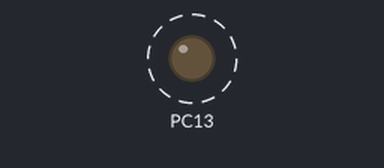
Recording of a program running on a simulated STM32 Black Pill. Parts: output pins drawn as LEDs (lit = HIGH). Dashed ring = blinking. What the program prints to the serial monitor is not drawn.

Above: at 0.2 s.
Timing chart, 0 to 3.0 s (numbered marks = the images above):
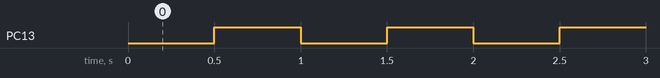

The program:

main.cpp
```cpp
// @NAME@ (multi_board template): everything board-specific comes from build_flags in platformio.ini.
#ifndef BOARD_TAG
#error "BOARD_TAG must come from platformio.ini"
#endif
static const char banner[] = "board=" BOARD_TAG " family=" FAMILY " fw=" FW_NAME;

#ifdef ARDUINO
#include <Arduino.h>
#if HAS_FDCAN
extern "C" const char fdcan_note[];
#endif
void setup() {
    Serial.begin(115200);
    pinMode(LED, OUTPUT);
    Serial.println(banner);
#if HAS_FDCAN
    Serial.println(fdcan_note);
#endif
}
void loop() {
    static bool on = false;
    on = !on;
    digitalWrite(LED, (on != LED_ACTIVE_LOW) ? HIGH : LOW);
    delay(500);
}
#else
#include <cstdio>
int main() { std::puts(banner); return 0; }
#endif
```

Measured:
- by itself, PC13: alternates HIGH for 0.50 s and LOW for 0.50 s
